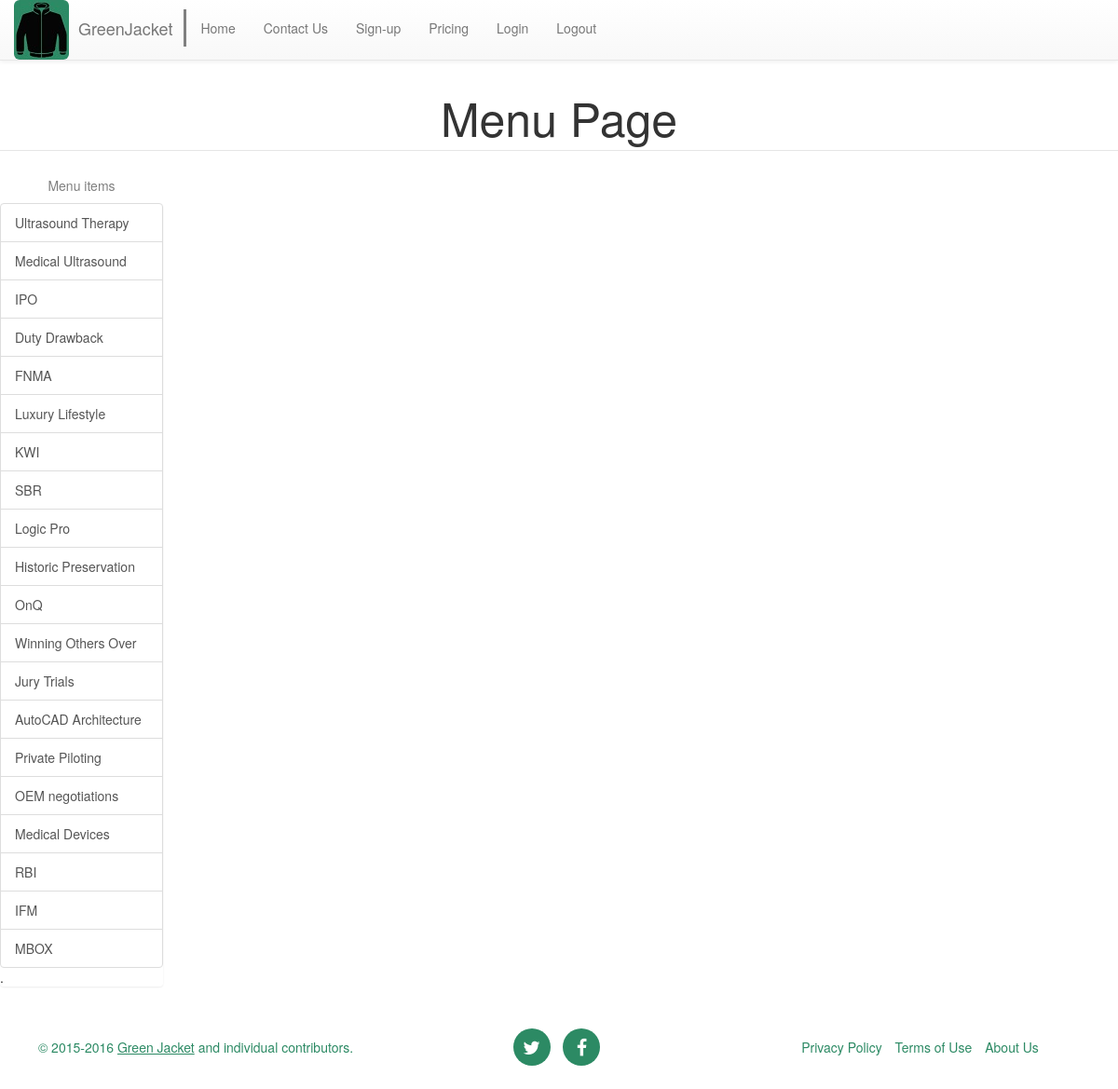
The page /GJ_app/menu/1/ on the database as committed earlier.
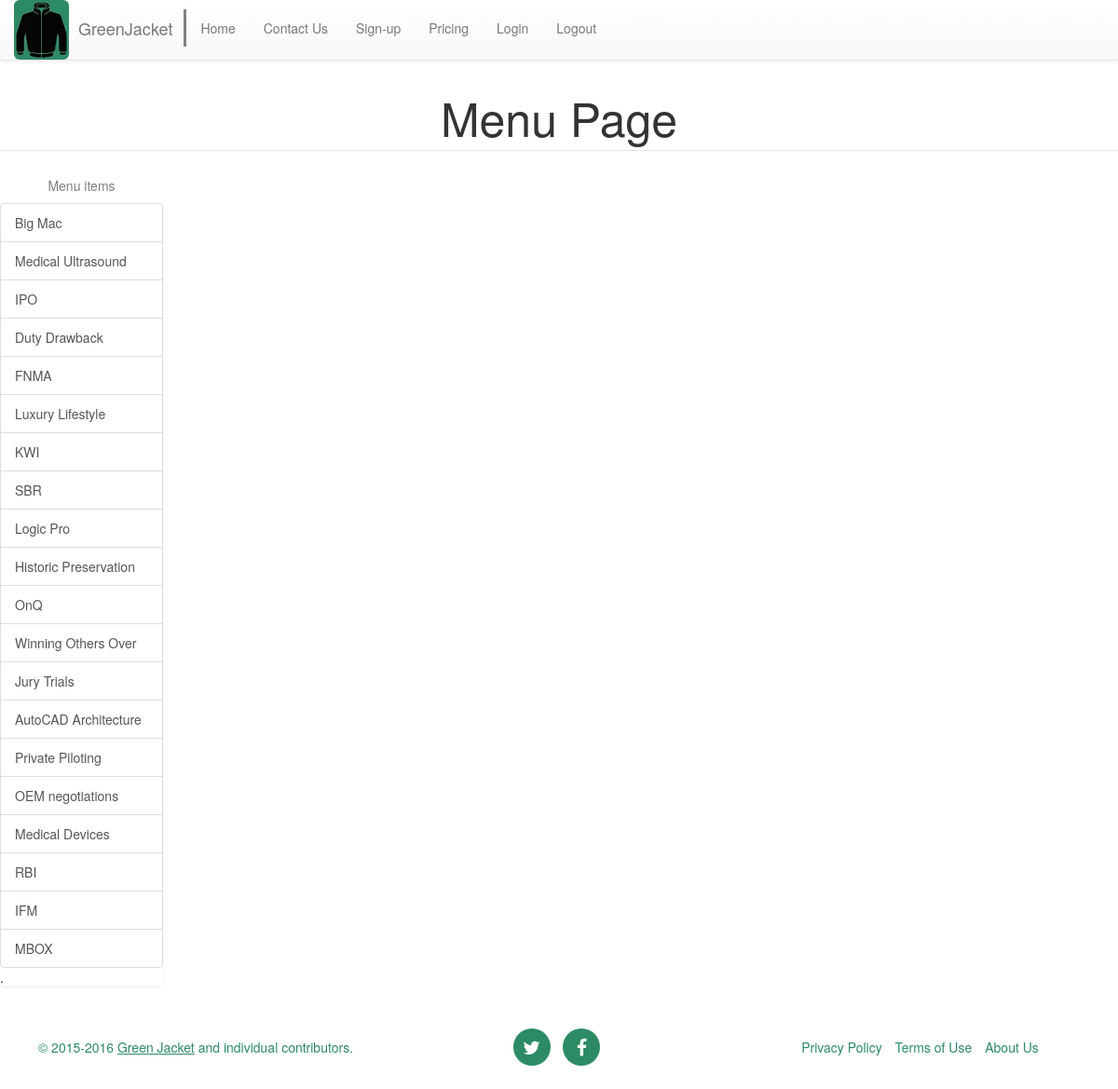
The same page on the database as committed later.
### GJ_app/models.py (models this page shows)
class Menu(models.Model):
	item_id = models.AutoField(primary_key=True)
	menu_id = models.ForeignKey(User, db_column='menu_id', on_delete=models.CASCADE)
	item_nickname = models.CharField(max_length=200)
	item_basePrice = models.IntegerField(db_column='item_basePrice')  # Field name made lowercase.
	item_isActive = models.NullBooleanField(db_column='item_isActive')  # Field name made lowercase.
	item_startDate = models.DateField(db_column='item_startDate', blank=True, null=True)  # Field name made lowercase.
	item_endDate = models.DateField(db_column='item_endDate', blank=True, null=True)  # Field name made lowercase.
	item_startTime = models.TimeField(db_column='item_startTime', blank=True, null=True)
	item_endTime = models.TimeField(db_column='item_endTime', blank=True, null=True)
	def __repr__(self):
		return '<Menu %r, %r, %r>' % self.item_id, self.item_nickname, self.item_basePrice
	def realPrice(self):
		return self.item_basePrice/ 100.0
	class Meta:
		managed = False
		db_table = 'Menu'

### GJ_app/menu_controller.py (the view)
# urls.py: url(r'^menu/(?P<comp_id>[0-9]+)/$', menu_controller.index, name='index')
def index(request, comp_id):
	user = User.objects.get(user_id = comp_id)
	thisUser = user.user_id
	company_name = user.company_name
	menus = Menu.objects.filter(menu_id = thisUser)
	currentDate = date.today();
	continDate= date(currentDate.year + 1, currentDate.month, currentDate.day)
	return render(request, 'GJ_app/menus/index.html', {'menus': menus, 'companyName' : company_name, 'currentDate' : currentDate, 'continDate': continDate})

### GJ_app/templates/GJ_app/menus/index.html (shortened to what this page needs)
{% extends "base.html" %}
	{% block content %}
		<section>
			<legend style="font-size:50px; text-align:center" > Menu Page </legend>
			<div class="row">
				<div class="col-xs-12 col-md-2">
					<h5 style="text-align:center; color:#7F7F7F"> Menu items </h5>
					<div class="menuitems list-group">
						{% for item in menus %}
							<a href="#/" style="outline:none" class="list-group-item" id="nav-{{item.item_id}}" >{{item.item_nickname}}</a>
						{% endfor %}.
					</div>
				</div>
				<div class="col-xs-12 col-md-10">
				</div>
			</div>
		</section>
	{% endblock %}

Rows that differ between the two databases and show on the page:
changed Menu: item_nickname "Ultrasound Therapy" → "Big Mac"
